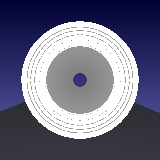
#> input picture robotic_simulation/section.jpg, 160 x 160 px
$ python -i object_measurement.py   (imports and definitions only)
#> lines starting #> are read from the running program, lines starting #| are printed output that depends on the picture; after the words box and inside, x2 and y2 are one past the last pixel; in counts of white or black regions, pixels touching at a corner belong together
#> further down, picture is the input picture: shape (160, 160, 3); mean B, G, R 130.6, 109.4, 109.3
"""
This script uses Thresholding and Canny Edge Detection method to detect measure the width/length of the pipe in an image.

"""

import cv2
import numpy as np
import math

# Rescaling image
# [12 lines left out: function rescaleFrame, not called in this run]


def toBinary(image):
    """
    Function to convert an image to binary version using OTSU thresholding

    :param image: The OpenCV cv::Mat BGR image
    :returns: Binary image
    """
    # Convert image to grayscale
    gray = cv2.cvtColor(image, cv2.COLOR_BGR2GRAY)
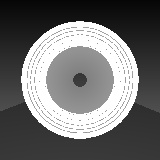
#> gray: shape (160, 160); min 6, max 255, mean 111.8
    # Apply Bilateral Blurring (to reduce noise while keeping edges sharp)
    blur = cv2.bilateralFilter(gray, 5, 75, 75)
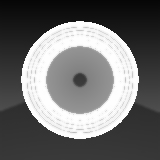
#> blur: shape (160, 160); min 6, max 254, mean 111.9
    # Converting blurred image into binary image
    thresh = cv2.threshold(blur, 0, 255, cv2.THRESH_BINARY_INV + cv2.THRESH_OTSU)[1]
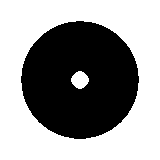
#> thresh: shape (160, 160); 58.7% white; 1 black region, box (x1, y1, x2, y2) and area: (21, 21, 139, 139) 10580
    # cv2.imshow('thresh',thresh)

    return thresh


# [226 lines left out: functions morphClose, findBestContour, extractPipe, drawBox, correct_length, object_measurement, not called in this run]

>>> import cv2
>>> picture = cv2.imread('../section.jpg')
>>> result = toBinary(picture)
